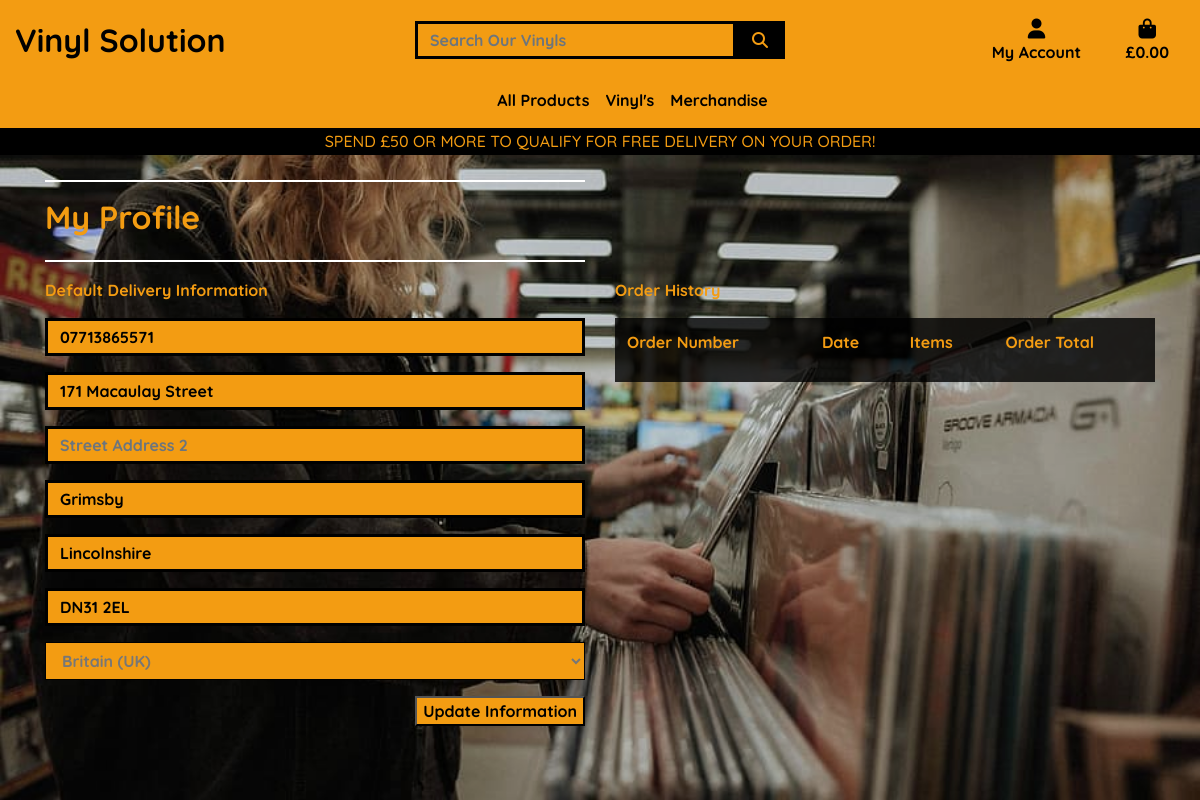
Page /profile/ (signed in) on the earlier database version.
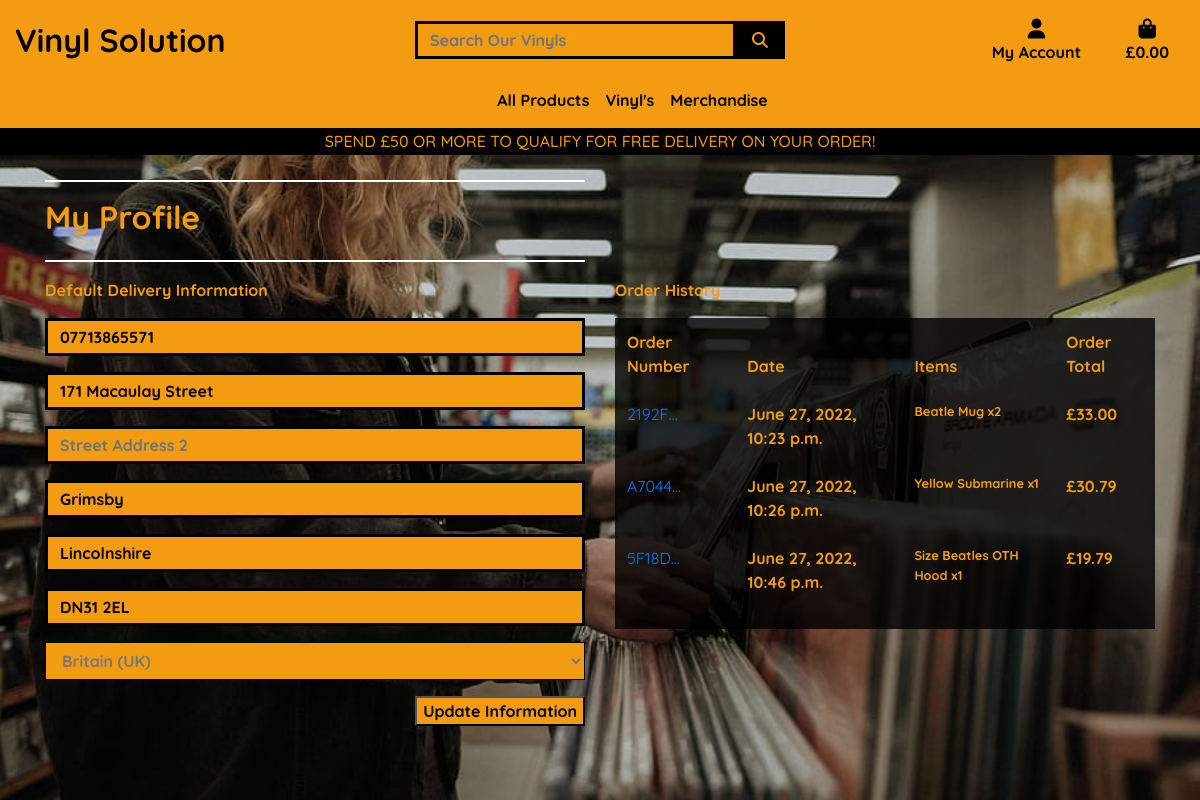
Same page on the later database version.
### profiles/models.py (models this page shows, shortened)
class UserProfile(models.Model):
    user = models.OneToOneField(User, on_delete=models.CASCADE)
    default_phone_number = models.CharField(max_length=20, null=True, blank=True)
    default_street_address1 = models.CharField(max_length=80, null=True, blank=True)
    default_street_address2 = models.CharField(max_length=80, null=True, blank=True)
    default_town_or_city = models.CharField(max_length=40, null=True, blank=True)
    default_county = models.CharField(max_length=80, null=True, blank=True)
    default_postcode = models.CharField(max_length=20, null=True, blank=True)
    default_country = CountryField(blank_label='Country', null=True, blank=True)

### checkout/models.py (models this page shows, shortened)
class Order(models.Model):
    order_number = models.CharField(max_length=32, null=False, editable=False)
    user_profile = models.ForeignKey(UserProfile, on_delete=models.SET_NULL,
                                     null=True, blank=True, related_name='orders')
    full_name = models.CharField(max_length=50, null=False, blank=False)
    email = models.EmailField(max_length=254, null=False, blank=False)
    phone_number = models.CharField(max_length=20, null=False, blank=False)
    country = CountryField(blank_label='Country *', null=False, blank=False)
    postcode = models.CharField(max_length=20, null=True, blank=True)
    town_or_city = models.CharField(max_length=40, null=False, blank=False)
    street_address1 = models.CharField(max_length=80, null=False, blank=False)
    street_address2 = models.CharField(max_length=80, null=True, blank=True)
    county = models.CharField(max_length=80, null=True, blank=True)
    date = models.DateTimeField(auto_now_add=True)
    delivery_cost = models.DecimalField(max_digits=6, decimal_places=2, null=False, default=0)
    order_total = models.DecimalField(max_digits=10, decimal_places=2, null=False, default=0)
    grand_total = models.DecimalField(max_digits=10, decimal_places=2, null=False, default=0)
    original_bag = models.TextField(null=False, blank=False, default='')
    stripe_pid = models.CharField(max_length=254, null=False, blank=False, default='')

class OrderLineItem(models.Model):
    order = models.ForeignKey(Order, null=False, blank=False,
                              on_delete=models.CASCADE, related_name='lineitems')
    product = models.ForeignKey(Product, null=False, blank=False,
                                on_delete=models.CASCADE)
    product_size = models.CharField(max_length=3, null=True, blank=True)
    quantity = models.IntegerField(null=False, blank=False, default=0)
    lineitem_total = models.DecimalField(max_digits=6, decimal_places=2,
                                         null=False, blank=False, editable=False)

### products/models.py (models this page shows, shortened)
class Product(models.Model):
    category = models.ForeignKey('Category', null=True, blank=True, on_delete=models.SET_NULL)
    sku = models.CharField(max_length=255, null=True, blank=True)
    name = models.CharField(max_length=255)
    description = models.TextField()
    has_sizes = models.BooleanField(default=False, null=True, blank=True)
    price = models.DecimalField(max_digits=6, decimal_places=2)
    image_url = models.URLField(max_length=1024, null=True, blank=True)
    image = models.ImageField(null=True, blank=True)

### profiles/views.py (the view)
# urls.py: path('', views.profile, name='profile'),
def profile(request):
    profile = get_object_or_404(UserProfile, user=request.user)
    if request.method == 'POST':
        form = UserProfileForm(request.POST, instance=profile)
        if form.is_valid():
            form.save()
            messages.success(request, 'Profile updated successfully')
    form = UserProfileForm(instance=profile)
    orders = profile.orders.all()
    template = 'profiles/profile.html'
    context = {
        'form': form,
        'orders': orders,
        'on_profile_page': True
    }
    return render(request, template, context)

### profiles/forms.py
class UserProfileForm(forms.ModelForm):
    class Meta:
        model = UserProfile
        exclude = ('user',)
    def __init__(self, *args, **kwargs):
        super().__init__(*args, **kwargs)
        placeholders = {
            'default_phone_number': 'Phone Number',
            'default_country': 'Country',
            'default_postcode': 'Postal Code',
            'default_town_or_city': 'Town or City',
            'default_street_address1': 'Street Address 1',
            'default_street_address2': 'Street Address 2',
            'default_county': 'County',
        }
        self.fields['default_phone_number'].widget.attrs['autofocus'] = True
        for field in self.fields:
            if field != 'default_country':
                if self.fields[field].required:
                    placeholder = f'{placeholders[field]} *'
                else:
                    placeholder = placeholders[field]
                self.fields[field].widget.attrs['placeholder'] = placeholder
            self.fields[field].widget.attrs['class'] = 'border-black rounded-0 profile-form-input'
            self.fields[field].label = False

### bag/contexts.py (called while the page is built, shortened)
def bag_contents(request):
    bag_items = []
    total = 0
    product_count = 0
    bag = request.session.get('bag', {})
    if total < settings.FREE_DELIVERY_THRESHOLD:
        delivery = total * Decimal(settings.STANDARD_DELIVERY_PERCENTAGE / 100)
        free_delivery_delta = settings.FREE_DELIVERY_THRESHOLD - total
    else:
        delivery = 0
        free_delivery_delta = 0
    grand_total = delivery + total
    context = {
        'bag_items': bag_items,
        'total': total,
        'product_count': product_count,
        'delivery': delivery,
        'free_delivery_delta': free_delivery_delta,
        'free_delivery_threshold': settings.FREE_DELIVERY_THRESHOLD,
        'grand_total': grand_total,
    }
    return context

### profiles/templates/profiles/profile.html (shortened to what this page needs)
{% extends "base.html" %}
{% load static %}
{% block extra_css %}
    <link rel="stylesheet" href="{% static 'profiles/css/profile.css' %}">
{% endblock %}
{% block page_header %}
    <div class="container header-container">
    </div>
{% endblock %}
{% block content %}
    <div class="overlay"></div>
    <div class="container">
        <div class="row">
            <div class="col-12 col-lg-6">
                <hr class="break">
                <h2 class="profile-header mb-4">My Profile</h2>
                <hr class="break">
            </div>
        </div>
        <div class="row">
            <div class="col-12 col-lg-6">
                <p class="payment-text font-weight-bold">Default Delivery Information</p>
                <form class="mt-3 font-weight-bold" method="POST" action="{% url 'profile' %}" id="profile-update-form">
                    {{ form|crispy }}
                    <button class="profile-button rounded-0 float-right font-weight-bold">Update Information</button>
                </form>
            </div>
            <div class="col-12 col-lg-6 payemnt-info">
                <p class="payment-text font-weight-bold">Order History</p>
                <div class="order-history table-responsive">
                    <table class="table tabe-sm table-borderless">
                        <thead>
                            <tr>
                                <th class="payment-text">Order Number</th>
                                <th class="payment-text">Date</th>
                                <th class="payment-text">Items</th>
                                <th class="payment-text">Order Total</th>
                            </tr>
                        </thead>
                        <tbody>
                            {% for order in orders %}
                            <tr>
                                <td>
                                    <a href="{% url 'order_history' order.order_number %}"
                                    title="{{ order.order_number }}">
                                        {{ order.order_number|truncatechars:6 }}</a>
                                </td>
                                <td class="payment-text">{{ order.date }}</td>
                                <td>
                                    <ul class="list-unstyled">
                                        {% for item in order.lineitems.all %}
                                        <li class="small payment-text">
                                            {% if item.product.has_sizes %}
                                                Size {{ item.product.size|upper }}
                                            {% endif %}{{ item.product.name}} x{{ item.quantity}}
                                        </li>
                                        {% endfor %}
                                    </ul>
                                </td>
                                <td class="payment-text">£{{ order.grand_total }}</td>
                            </tr>
                            {% endfor %}
                        </tbody>
                    </table>
                </div>
            </div>
        </div>
{% endblock %}

### templates/base.html (shortened to what this page needs)
{% load static %}
<!doctype html>
<html lang="en">
  <head>
    {% block corecss %}
        <link rel="stylesheet" href="https://stackpath.bootstrapcdn.com/bootstrap/4.4.1/css/bootstrap.min.css">
        <link rel="stylesheet" href="{% static 'css/base.css' %}">
    {% endblock %}
    {% block extra_css %}
    {% endblock %}
  </head>
  <body>
    <header class="container-fluid fixed-top">
      <div id="top-nav" class="row bg-custom pt-lg-2 d-none d-lg-flex">
        <div class="col-12 col-lg-4 my-auto py-1 py-lg-0 text-center text-lg-left">
          <a href="{% url 'home' %}" class="main-logo-link">
            <h2 class="logo font-weight-bold text-black my-0">Vinyl Solution</h2>
          </a>
        </div>
        <div class="col-12 col-lg-4 my-auto py-1 py-lg-0">
          <form method="GET" action="{% url 'products' %}">
            <div class="input-group w-100">
              <input class="form-control border border-black rounded-0 text-black" type="text" name="q" placeholder="Search Our Vinyls">
              <div class="input-group-append">
                <button class="form-control btn btn-black border border-black rounded-0" type="submit">
                  <span class="icon">
                    <i class="fas fa-search"></i>
                  </span>
                </button>
              </div>
            </div>
          </form>
        </div>
            <div class="col-12 col-lg-4 my-auto py-1 py-lg-0">
              <ul class="list-inline list-unstyled text-center text-lg-right my-0">
                <li class="list-inline-item">
                  <a class="text-black nav-link dropdown" href="" id="user-options" data-toggle="dropdown" aria-haspopup="true" aria-expanded="false">
                    <div class="text-center">
                      <div><i class="fas fa-user fa-lg"></i></div>
                      <p class="my-0 font-weight-bold">My Account</p>
                    </div>
                  </a>
                </li>
                <li class="list-inline-item">
                  <a href="{% url 'view_bag' %}" class="{% if grand_total %}text-black nav-link dropdown{% else %}text-black nav-link dropdown{% endif %} text-black nav-link dropdown">
                    <div class=" text-center">
                      <div><i class="fas fa-shopping-bag fa-lg"></i></div>
                      <p class="my-0 font-weight-bold dropdown">
                        {% if grand_total %}
                          £{{ grand_total|floatformat:2 }}
                        {% else %}
                          £0.00
                        {% endif %}
                      </p>
                    </div>
                  </a>
                </li>
              </ul>
            </div>
      </div>
      <div class="row bg-custom">
        <nav class="navbar navbar-expand-lg navbar-light w-100">
          {% include 'includes/mobile-top-header.html' %}
          {% include 'includes/main-nav.html' %}
        </nav>
      </div>
      <div id="delivery-banner" class="row text-center">
        <div class="col del-bg-custom logo-font">
          <h6 class="my-1">Spend £{{ free_delivery_threshold }} or more to qualify for Free Delivery on your order!</h6>
        </div>
      </div>
    </header>
        {% block page_header %}
        {% endblock %}
        {% block content %}
        {% endblock %}
    </body>
</html>

### templates/includes/mobile-top-header.html (shortened to what this page needs)
<ul>
</ul>

### templates/includes/main-nav.html (shortened to what this page needs)
<div class="collapse navbar-collapse" id="main-nav">
    <ul class="navbar-nav w-auto mx-auto">
        <li class="nav-item dropdown">
            <a href="" class="font-weight-bold nav-link" id="all-products-link" data-toggle="dropdown" aria-haspopup="true" aria-expanded="false">
                All Products
            </a>
        </li>
        <li class="nav-item nav-dropdown dropdown">
            <a href="" class="font-weight-bold nav-link" id="all-products-link" data-toggle="dropdown" aria-haspopup="true" aria-expanded="false">
                Vinyl's
            </a>
        </li>
        <li class="nav-item dropdown">
            <a href="" class="font-weight-bold nav-link" id="merch-link" data-toggle="dropdown" aria-haspopup="true" aria-expanded="false">
                Merchandise
            </a>
        </li>
    </ul>
</div>

### static/css/base.css (style rules this page uses)
html { height: 100%; }
body { background: url(/media/homepage-img.jpg) no-repeat center center fixed; background-size: cover; height: calc(100vh - 164px); color: #F39C12; font-family: 'Quicksand'; }
.break { border: 1px solid white; }
.logo-font { text-transform: uppercase; }
.logo { color: #000000; }
.del-bg-custom { background-color: #000000; color: #F39C12; }
.bg-custom { background-color: #F39C12; color: #000000; font-weight: bold; }
.nav-link { color: #000000 !important; background-color: #F39C12; }
input.form-control, input.form-control:focus { background-color: #F39C12; color: black; font-weight: bold; border: 3px solid black !important; }
.overlay { height: 100%; width: 100%; top: 0; left: 0; position: fixed; background: rgba(0, 0, 0, 0.1); z-index: -1; }
::placeholder { color: #000000; font-weight: bolder; }
.main-logo-link { width: fit-content; color: #000000; }
.icon { align-items: center; display: inline-flex; justify-content: center; height: 1.5rem; width: 1.5rem; }
.btn-black { background: black; color: #F39C12; border: 2px solid #F39C12; }
.text-black { color: black !important; }
.border-black { border: 1px solid black !important; }
@media (min-width: 992px) { .header-container { padding-top: 164px; } }

### profiles/static/profiles/css/profile.css (style rules this page uses)
.order-history { max-height: 416px; overflow-y: auto; color: #F39C12; background-color: rgba(0, 0, 0, 0.8); }
.profile-header { color: #F39C12; font-weight: bold; }
#id_default_country, #id_default_country option:not(:first-child) { background-color: #F39C12; color: #777; border-color: #000000; font-weight: bold; }
.profile-button { color: #000000; background-color: #F39C12; }
.payment-text { color: #F39C12; font-weight: bold; }

Differences in the rows shown:
added Order: order_number "2192F…", date "June 27, 2022, 10:23 p.m.", grand_total "33.00"
added OrderLineItem: product.name "Beatle Mug", quantity "2", shown under "2192F…"
added Order: order_number "A7044…", date "June 27, 2022, 10:26 p.m.", grand_total "30.79"
added OrderLineItem: product.name "Yellow Submarine", quantity "1", shown under "A7044…"
added Order: order_number "5F18D…", date "June 27, 2022, 10:46 p.m.", grand_total "19.79"
added OrderLineItem: product.name "Beatles OTH Hood", quantity "1", shown under "5F18D…"
